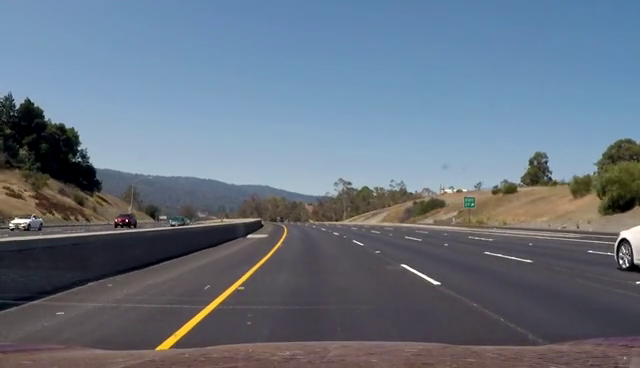
#> input picture frame 120 of 1112_findLaneLineHW/video.mp4, 640 x 368 px
$ python '视频处理.py'
#> lines starting #> are read from the running program, lines starting #| are printed output that depends on the picture
import cv2
# cv2.cv as cv
cap = cv2.VideoCapture('video.mp4')
# in opencv3.0, CAP_PROP_FPS has no prefix of CV_
nbframes = cap.get(cv2.CAP_PROP_FRAME_COUNT)
fps = cap.get(cv2.CAP_PROP_FPS)
duration = (nbframes * fps) / 1000
w = int(cap.get(cv2.CAP_PROP_FRAME_WIDTH))
h = int(cap.get(cv2.CAP_PROP_FRAME_HEIGHT))
print('Num. Frames = ', nbframes)
print('Frame Rate = ', fps, 'fps')
print('Duration = ', duration, 'sec')

fourcc = cv2.VideoWriter_fourcc(*'XVID')
out = cv2.VideoWriter('output.avi',fourcc, fps, (w,h))

while(cap.isOpened()):
	ret, frame = cap.read()
#> frame is the input picture: shape (368, 640, 3); mean B, G, R 129.1, 114.6, 102.8
	if ret == True:
		gray = cv2.cvtColor(frame, cv2.COLOR_BGR2GRAY)
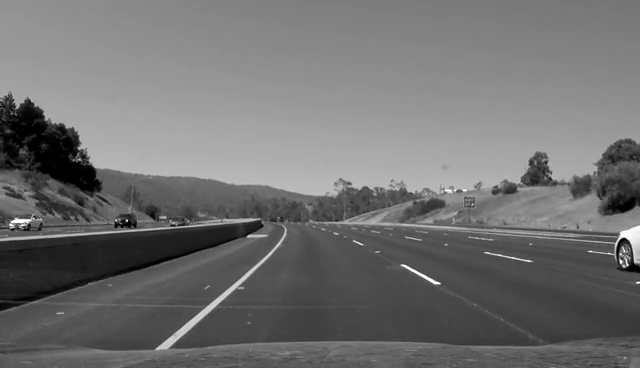
#> gray: shape (368, 640); min 0, max 255, mean 112.7
		out.write(frame)
		cv2.imshow('frame',gray)

		if cv2.waitKey(1) & 0xFF == ord('q'):
#> (key q is pressed here)
			break
	else:
		break
cap.release()
out.release()
cv2.destroyAllWindows()

$ run again, starting later in the video
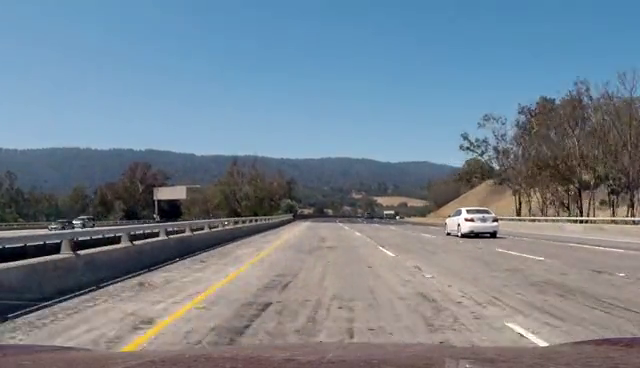
#> input picture frame 541 of 1112_findLaneLineHW/video.mp4, 640 x 368 px
#> frame is the input picture: shape (368, 640, 3); mean B, G, R 143, 130.4, 116.6
#> `gray = cv2.cvtColor(frame, cv2.COLOR_BGR2GRAY)`:
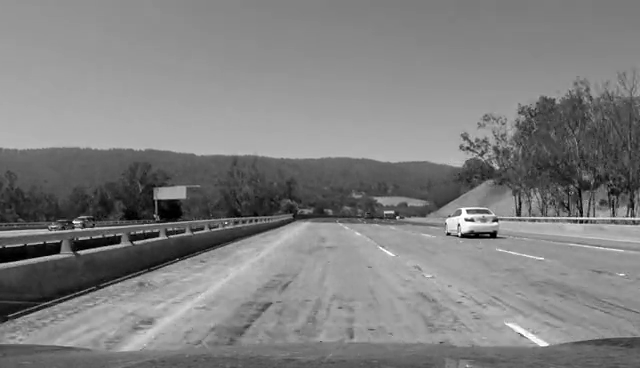
#> gray: shape (368, 640); min 0, max 255, mean 127.6

$ run again, starting later in the video
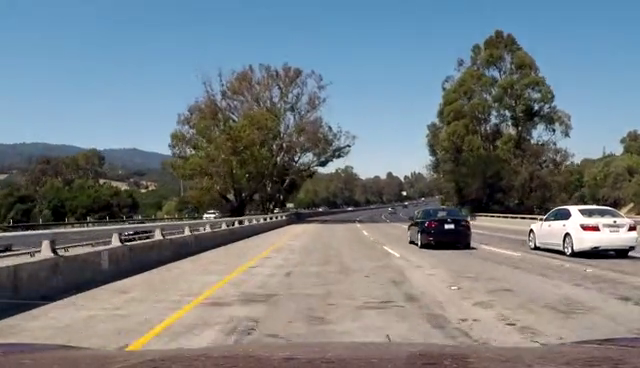
#> input picture frame 962 of 1112_findLaneLineHW/video.mp4, 640 x 368 px
#> frame is the input picture: shape (368, 640, 3); mean B, G, R 130.4, 125.6, 117.4
#> `gray = cv2.cvtColor(frame, cv2.COLOR_BGR2GRAY)`:
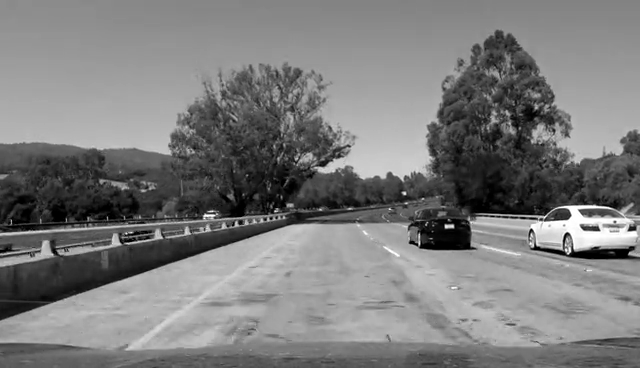
#> gray: shape (368, 640); min 0, max 255, mean 123.7
